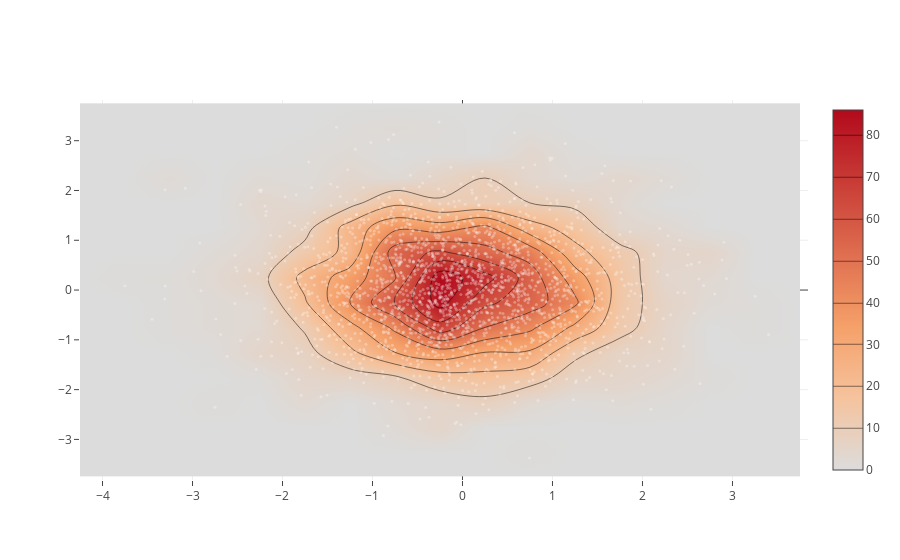

Source (notebook cell):
### Code cell
x = np.random.randn(2000)
y = np.random.randn(2000)
iplot([go.Histogram2dContour(x=x, y=y, contours=dict(coloring='heatmap')),
       go.Scatter(x=x, y=y, mode='markers', marker=dict(color='white', size=3, opacity=0.3))], show_link=False)

### Figure 1 — Plotly figure (JSON) as saved in the notebook; plotly's stock layout.template omitted (floating-point values rounded to 4 significant figures; data arrays with more than 128 entries replaced by an {"elided": "..."} marker saying what was removed)
{"data": [{"contours": {"coloring": "heatmap"}, "type": "histogram2dcontour", "uid": "a6076f66-0e29-11e9-86b1-7e00e4586f01", "x": {"elided": "2000 float values"}, "y": {"elided": "2000 float values"}}, {"marker": {"color": "white", "opacity": 0.3, "size": 3}, "mode": "markers", "type": "scatter", "uid": "a6077178-0e29-11e9-8875-7e00e4586f01", "x": {"elided": "2000 float values"}, "y": {"elided": "2000 float values"}}], "layout": {}}
